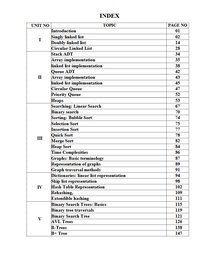
#> input picture images/12.jpg, 218 x 256 px, shrunk from 760 x 894 before the run
$ python 'A_ Path Planning Line Segmentation Algorithm.py'
#> lines starting #> are read from the running program, lines starting #| are printed output that depends on the picture; after the words box and inside, x2 and y2 are one past the last pixel; in counts of white or black regions, pixels touching at a corner belong together
# %%
# %pip install scikit-image

# %%
from skimage.io import imread
from skimage.color import rgb2gray
from skimage.transform import rotate
import matplotlib.pyplot as plt

# read the image, check if its 3 channel or grayscale, based on
# that convert to grayscale
img = imread("12.jpg")
#> img is the input picture: shape (256, 218, 3); mean R, G, B 240.2, 240.2, 240.2
# img = rotate(img, angle=90, resize=True)
if img.ndim > 2: # is this is a rgb/rgba image
    if img.shape[2] == 4:  # Check if it's an RGBA image
        img = img[:, :, :3]  # Slice to remove the alpha channel
    img = rgb2gray(img)
#> img: shape (256, 218) float64

plt.figure(figsize=(10,10))
plt.axis("off")
plt.imshow(img, cmap="gray")
plt.show() # preview

# %% [markdown]
#
#
#
#
# ### Find the Horizontal projection profile and find the window where line segment can be created.
# One of the common ways of finding the line-height of a document is by analyzing its Horizontal projection profile.  Horizontal projection profile (HPP) is the array of sum or rows of a two dimentional image. Where there are more white spaces we see more peaks. These peaks give us an idea of where the segmentation between two lines can be done.
#
# Before we run the project we should also threshold the image to clean all noise.

# %%
from skimage.filters import threshold_otsu
import numpy as np

def horizontal_projections(sobel_image):
    return np.sum(sobel_image, axis=0)

def binarize_image(image):
    threshold = threshold_otsu(img)
    return image < threshold

binarized_image = binarize_image(img)
#> in binarize_image, `threshold = threshold_otsu(img)`: threshold = 0.749
#> in binarize_image, `return image < threshold`:
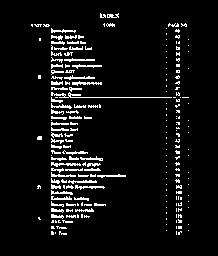
#> returned value: shape (256, 218) bool; 6.6% white in thin lines or dots, all inside (x1, y1, x2, y2) = (31, 13, 189, 235)
hpp = horizontal_projections(binarized_image)
#> hpp = 218 values, max 141 at index 51, min 0 at index 0, mean 16.8

fig, (ax1, ax2) = plt.subplots(nrows=1, ncols=2, figsize=(15,8))
ax1.set_title("horizontal_projections")
ax1.plot(hpp)

ax2.axis("off")
ax2.set_title("binarized_image")
ax2.imshow(binarized_image, cmap="gray")

plt.show()
#> figure, not shown here; panel 1: curve peaks at x = 51, y = 141

# %% [markdown]
# As you can see, where there were more white spaces there are peaks in the graph. We will use this information further to locate the regions where we can find the seperation line using the A* algorithm.

# %%
# find the midway where we can make a threshold and extract the peaks regions
def find_peak_regions(hpp, threshold):

    peaks = []
    for i, hppv in enumerate(hpp):
        if hppv < threshold:
            peaks.append([i, hppv])
    return peaks

# find the threshold from where anything above is considered a peak region
# using the average for now but this needs further research. This may or may not work on all images.
threshold = (np.max(hpp)-np.min(hpp))/2
#> threshold = 70.5
peaks = find_peak_regions(hpp, threshold)
#> the loop in find_peak_regions, `for i, hppv in enumerate(hpp):` made 218 passes
#> hppv on passes 1 to 3: 0, 0, 0
#> after the loop in find_peak_regions, `for i, hppv in enumerate(hpp):`: peaks = 198 pairs, first value 0 to 217, second value 0 to 70

peaks_indexes = np.array(peaks)[:, 0].astype(int)
#> peaks_indexes = 198 values from 0 to 217

segmented_img = np.copy(img)
r, c = segmented_img.shape
#> r = 256; c = 218
for ri in range(r):
    if ri in peaks_indexes:
        segmented_img[ri, :] = 0
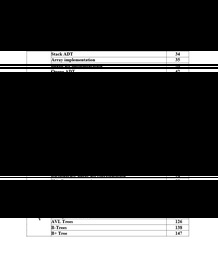
#> segmented_img: shape (256, 218) float64; min 0, max 1, mean 0.217

fig, (ax1, ax2) = plt.subplots(nrows=1, ncols=2, figsize=(15,8))
ax1.plot(hpp)
ax2.set_title("threshold line")
ax1.plot([0, img.shape[0]], [threshold, threshold,])
ax2.imshow(segmented_img, cmap="gray")
plt.show()
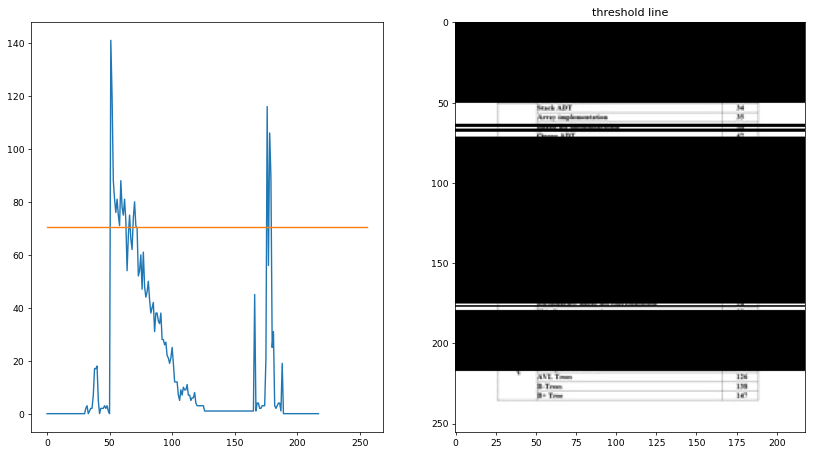
#> figure drawn by matplotlib, 2 panels; panel 1: curve peaks at x = 51, y = 141


# %% [markdown]
# The threshold value helped us pick the probably white regions from the image.
# The black regions indicate where we would need to run our path planning algorithm for line segmentation.

# %%
# group the peaks through which we will be doing path planning.
diff_between_consec_numbers = np.diff(peaks_indexes) # difference between consecutive numbers
#> diff_between_consec_numbers = 197 values, max 14 at index 50, min 1 at index 0, mean 1.1
indexes_with_larger_diff = np.where(diff_between_consec_numbers > 1)[0].flatten()
#> indexes_with_larger_diff = [50, 52, 54, 158, 159]
peak_groups = np.split(peaks_indexes, indexes_with_larger_diff)
#> peak_groups = 6 items
# remove very small regions, these are basically errors in algorithm because of our threshold value
peak_groups = [item for item in peak_groups if len(item) > 10]
#> peak_groups = 3 items
print("peak groups found", len(peak_groups))
#| peak groups found 3

# %%
#a star path planning algorithm
from heapq import *

def heuristic(a, b):
    return (b[0] - a[0]) ** 2 + (b[1] - a[1]) ** 2

def astar(array, start, goal):

    neighbors = [(0,1),(0,-1),(1,0),(-1,0),(1,1),(1,-1),(-1,1),(-1,-1)]
    close_set = set()
    came_from = {}
    gscore = {start:0}
    fscore = {start:heuristic(start, goal)}
    oheap = []

    heappush(oheap, (fscore[start], start))

    while oheap:

        current = heappop(oheap)[1]

        if current == goal:
            data = []
            while current in came_from:
                data.append(current)
                current = came_from[current]
            return data

        close_set.add(current)
        for i, j in neighbors:
            neighbor = current[0] + i, current[1] + j
            tentative_g_score = gscore[current] + heuristic(current, neighbor)
            if 0 <= neighbor[0] < array.shape[0]:
                if 0 <= neighbor[1] < array.shape[1]:
                    if array[neighbor[0]][neighbor[1]] == 1:
                        continue
                else:
                    # array bound y walls
                    continue
            else:
                # array bound x walls
                continue

            if neighbor in close_set and tentative_g_score >= gscore.get(neighbor, 0):
                continue

            if  tentative_g_score < gscore.get(neighbor, 0) or neighbor not in [i[1]for i in oheap]:
                came_from[neighbor] = current
                gscore[neighbor] = tentative_g_score
                fscore[neighbor] = tentative_g_score + heuristic(neighbor, goal)
                heappush(oheap, (fscore[neighbor], neighbor))

    return []

# %%
# Visualize the peak images
fig, ax = plt.subplots(nrows=len(peak_groups), ncols=1, figsize=(15,20))
for index, sub_image_index in enumerate(peak_groups):
    sub_image = img[sub_image_index[0]:sub_image_index[-1]]
    ax[index].axis("off")
    ax[index].imshow(sub_image, cmap="gray")
#> this loop made 3 passes
plt.show()

# %%
# now that everything is cleaner, its time to segment all the lines using the A* algorithm
def get_binary(img):
    mean = np.mean(img)
    if mean == 0.0 or mean == 1.0:
        return img

    thresh = threshold_otsu(img)
    binary = img <= thresh
    binary = binary * 1
    return binary

binary_image = get_binary(img)
#> in get_binary, `mean = np.mean(img)`: mean = 0.942
#> in get_binary, `thresh = threshold_otsu(img)`: thresh = 0.749
segment_separating_lines = []
for i, sub_image_index in enumerate(peak_groups):
    nmap = binary_image[sub_image_index[0]:sub_image_index[-1]]
    path = np.array(astar(nmap, (int(nmap.shape[0]/2), 0), (int(nmap.shape[0]/2),nmap.shape[1]-1)))
    offset_from_top = sub_image_index[0]
    if path.size > 0:
        path[:,0] += offset_from_top
    segment_separating_lines.append(path)
#> this loop made 3 passes
#> offset_from_top on passes 1 to 3: 0, 68, 177
#> pass 2, `nmap = binary_image[sub_image_index[0]:sub_image_index[-1]]`:
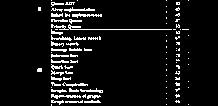
#> nmap: shape (106, 218) int64; values 0 (black) and 1 (white), 7.5% white in thin lines or dots, all inside (x1, y1, x2, y2) = (37, 0, 189, 106)
#> after the loop, segment_separating_lines = 3 items

# %%
# visualize a sample
cluster_of_interest = peak_groups[1]
#> cluster_of_interest = 104 values from 68 to 174
offset_from_top = cluster_of_interest[0]
#> offset_from_top = 68
nmap = binary_image[cluster_of_interest[0]:cluster_of_interest[-1],:]
plt.figure(figsize=(20,20))
plt.imshow(nmap, cmap="gray")

path = np.array(astar(nmap, (int(nmap.shape[0]/2), 0), (int(nmap.shape[0]/2),nmap.shape[1]-1)))
#> path = 217 pairs, first value 53 to 53, second value 1 to 217
if path.size > 0:
    plt.plot(path[:,1], path[:,0])

# %%
offset_from_top = cluster_of_interest[0]
fig, ax = plt.subplots(figsize=(20,10), ncols=2)
ax[0].imshow(img, cmap="gray")
ax[1].imshow(img, cmap="gray")
for path in segment_separating_lines:
    if path.size > 0:
        ax[1].plot(path[:,1], path[:,0])

# %% [markdown]
# ### Lets divide the image now by the line segments passing through the image

# %%
# TODO: the below splitting image algorithm is too simple
# I need to write a cleaner one.

seperated_images = []
for index, line_segments in enumerate(segment_separating_lines):
    if index < len(segment_separating_lines)-1:
        lower_line = np.min(segment_separating_lines[index][:,0])
        if len(segment_separating_lines[index+1]) > 0:
            upper_line = np.max(segment_separating_lines[index+1][:,0])
            seperated_images.append(img[lower_line:upper_line])
#> this loop made 3 passes
#> (lower_line, upper_line) on passes 1 to 2: (22, 121), (121, 197)
#> after the loop, seperated_images = 2 items

# visualize it
fig, ax = plt.subplots(figsize=(10,10), nrows=len(seperated_images))
for index, line_image in enumerate(seperated_images):
    if len(seperated_images) == 1:
        ax.imshow(line_image, cmap="gray")
    else:
        ax[index].imshow(line_image, cmap="gray")
#> this loop made 2 passes

plt.show()

# %% [markdown]
# ### now that I have the lines, I can now divide these lines into words.
#
# Ref: https://github.com/muthuspark/ml_research/blob/master/Separate%20words%20in%20a%20line%20using%20VPP.ipynb

# %%
from skimage.filters import threshold_otsu

#binarize the image, guassian blur will remove any noise in the image
first_line = seperated_images[0]
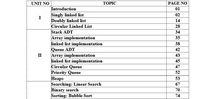
#> first_line: shape (99, 218) float64; min 0.167, max 1, mean 0.932
thresh = threshold_otsu(first_line)
#> thresh = 0.751
binary = first_line > thresh
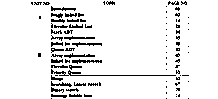
#> binary: shape (99, 218) bool; 92.1% white; black in thin lines or dots, all inside (x1, y1, x2, y2) = (31, 1, 189, 99)

# find the vertical projection by adding up the values of all pixels along rows
vertical_projection = np.sum(binary, axis=0)
#> vertical_projection = 218 values, max 99 at index 0, min 34 at index 51, mean 91.21

# plot the vertical projects
fig, ax = plt.subplots(nrows=2, figsize=(20,10))
plt.xlim(0, first_line.shape[1])
ax[0].imshow(binary, cmap="gray")
ax[1].plot(vertical_projection)

# %%
height = first_line.shape[0]
#> height = 99

## we will go through the vertical projections and
## find the sequence of consecutive white spaces in the image
whitespace_lengths = []
whitespace = 0
for vp in vertical_projection:
    if vp == height:
        whitespace = whitespace + 1
    elif vp != height:
        if whitespace != 0:
            whitespace_lengths.append(whitespace)
        whitespace = 0 # reset whitepsace counter.
#> this loop made 218 passes
#> (vp, whitespace) on passes 1 to 12: (99, 1), (99, 2), (99, 3), (99, 4), (99, 5), (99, 6), (99, 7), (99, 8), (99, 9), (99, 10), (99, 11), (99, 12)
#> after the loop, whitespace_lengths = [31, 1, 1, 1]

print("whitespaces:", whitespace_lengths)
#| whitespaces: [31, 1, 1, 1]
avg_white_space_length = np.mean(whitespace_lengths)
#> avg_white_space_length = 8.5
print("average whitespace lenght:", avg_white_space_length)
#| average whitespace lenght: 8.5

# %%
## find index of whitespaces which are actually long spaces using the avg_white_space_length
whitespace_length = 0
divider_indexes = []
for index, vp in enumerate(vertical_projection):
    if vp == height:
        whitespace_length = whitespace_length + 1
    elif vp != height:
        if whitespace_length != 0 and whitespace_length > avg_white_space_length:
            divider_indexes.append(index-int(whitespace_length/2))
            whitespace_length = 0 # reset it
#> this loop made 218 passes
#> whitespace_length on passes 190 to 201: 4, 5, 6, 7, 8, 9, 10, 11, 12, 13, 14, 15
#> after the loop, divider_indexes = [16]; whitespace_length = 32

print(divider_indexes)
#| [16]

# %%
# lets create the block of words from divider_indexes
divider_indexes = np.array(divider_indexes)
dividers = np.column_stack((divider_indexes[:-1],divider_indexes[1:]))
#> dividers = empty array

# %%
# now plot the findings
if len(dividers) > 0:
    fig, ax = plt.subplots(nrows=len(dividers), figsize=(5,10))
    for index, window in enumerate(dividers):
        ax[index].axis("off")
        ax[index].imshow(first_line[:,window[0]:window[1]], cmap="gray")
else:
    print("No words found in the line.")

# %%
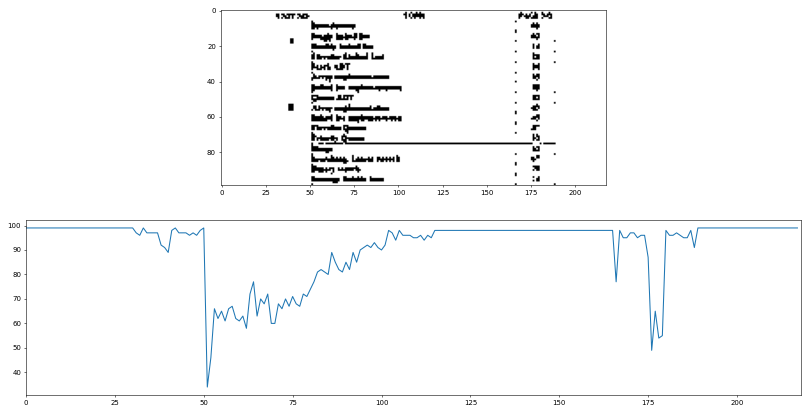
#> figure drawn by matplotlib, 2 panels; panel 2: curve peaks at x = 0, y = 99
